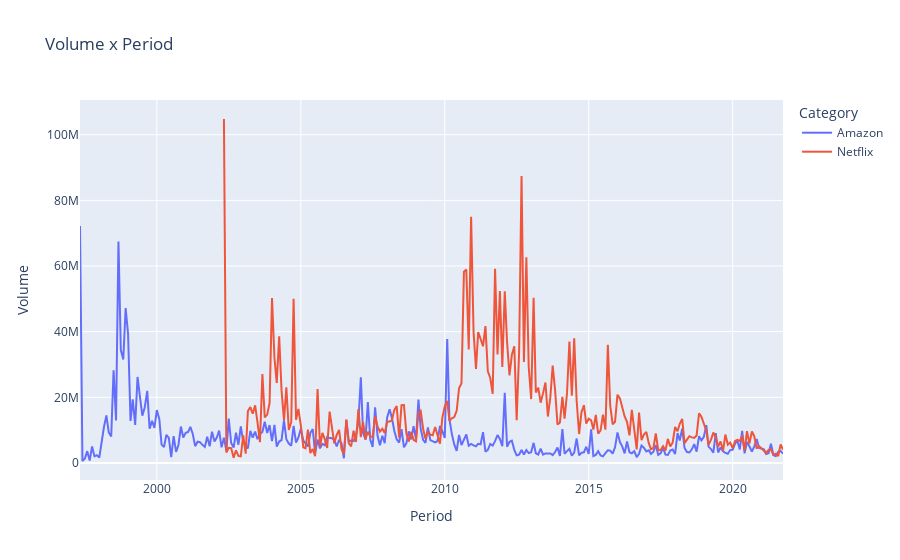

Notebook source saved alongside this figure:
### Code cell
px.line(df, x='Period', y='Volume', color='Category', title='Volume x Period')

### Figure 1 — Plotly figure (JSON) as saved in the notebook; plotly's stock layout.template omitted (floating-point values rounded to 4 significant figures; data arrays with more than 128 entries replaced by an {"elided": "..."} marker saying what was removed)
{"data": [{"hovertemplate": "Category=Amazon<br>Period=%{x}<br>Volume=%{y}<extra></extra>", "legendgroup": "Amazon", "line": {"color": "#636efa", "dash": "solid"}, "marker": {"symbol": "circle"}, "mode": "lines", "name": "Amazon", "orientation": "v", "showlegend": true, "type": "scatter", "x": {"elided": "294 str values"}, "xaxis": "x", "y": {"elided": "294 int values"}, "yaxis": "y"}, {"hovertemplate": "Category=Netflix<br>Period=%{x}<br>Volume=%{y}<extra></extra>", "legendgroup": "Netflix", "line": {"color": "#EF553B", "dash": "solid"}, "marker": {"symbol": "circle"}, "mode": "lines", "name": "Netflix", "orientation": "v", "showlegend": true, "type": "scatter", "x": {"elided": "234 str values"}, "xaxis": "x", "y": {"elided": "234 int values"}, "yaxis": "y"}], "layout": {"legend": {"title": {"text": "Category"}, "tracegroupgap": 0}, "title": {"text": "Volume x Period"}, "xaxis": {"anchor": "y", "domain": [0, 1], "title": {"text": "Period"}}, "yaxis": {"anchor": "x", "domain": [0, 1], "title": {"text": "Volume"}}}}
